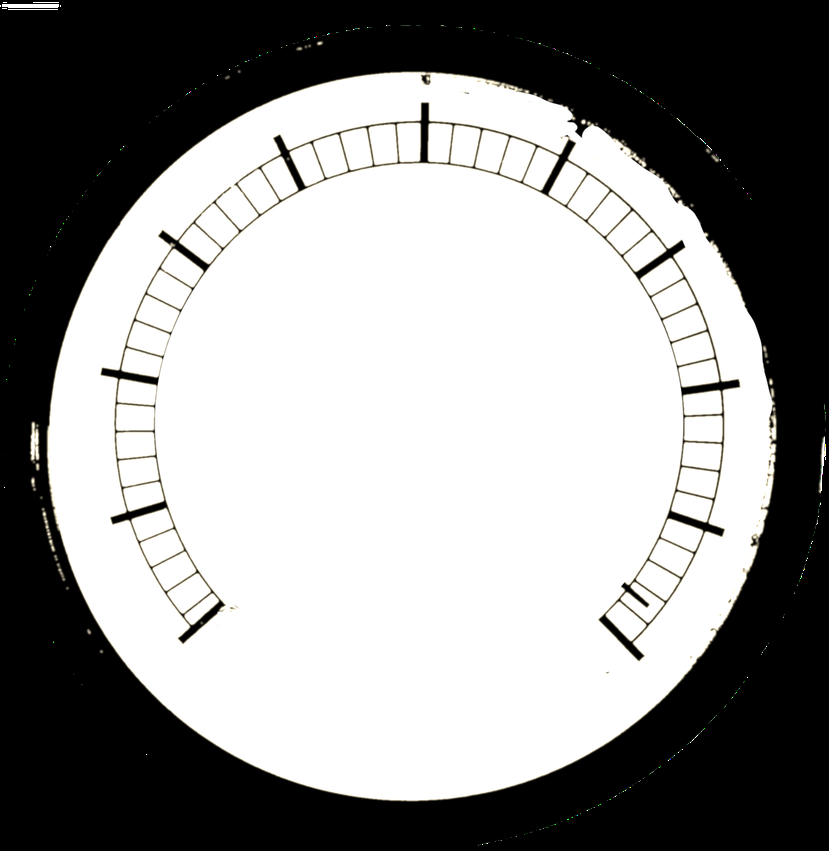
#> input picture data/template_new/template_1のコピー2.png, 829 x 851 px, shrunk from 1814 x 1861 before the run, found by its file name
$ python trimming.py
#> lines starting #> are read from the running program, lines starting #| are printed output that depends on the picture
import cv2
import numpy as np
import os

def phase_correlation_matching(image, template):
    gray_image = cv2.cvtColor(image, cv2.COLOR_BGR2GRAY)
    gray_template = cv2.cvtColor(template, cv2.COLOR_BGR2GRAY)

    # フーリエ変換
    f_image = np.fft.fft2(gray_image)
    f_template = np.fft.fft2(gray_template, s=gray_image.shape)

    # フーリエ変換結果の正規化
    conj_f_template = np.conj(f_template)
    R = (f_image * conj_f_template) / np.abs(f_image * conj_f_template)

    # 逆フーリエ変換
    r = np.fft.ifft2(R)
    r = np.abs(r)

    # 相関ピークの検出
    max_loc = np.unravel_index(np.argmax(r), r.shape)
    max_val = np.max(r)

    # 一致領域のトリミング
    top_left = (max_loc[1], max_loc[0])  # (x, y)
    h, w = gray_template.shape[:2]
    bottom_right = (top_left[0] + w, top_left[1] + h)
    cropped_image = image[top_left[1]:bottom_right[1], top_left[0]:bottom_right[0]]

    return cropped_image, top_left, bottom_right, max_val

def process_images_with_multiple_templates(image, templates, iterations=3):
    best_cropped_image = None
    best_top_left = None
    best_bottom_right = None
    best_val = -np.inf

    for template in templates:
        current_image = image
        for i in range(iterations):
            cropped_image, top_left, bottom_right, max_val = phase_correlation_matching(current_image, template)

            if max_val > best_val:
                best_val = max_val
                best_cropped_image = cropped_image
                best_top_left = top_left
                best_bottom_right = bottom_right

            # 元の画像におけるトリミング領域を計算
            top_left_original = (best_top_left[0], best_top_left[1])
            bottom_right_original = (best_bottom_right[0], best_bottom_right[1])

            # 次のイテレーションのために現在のトリミング画像を更新
            current_image = image[top_left_original[1]:bottom_right_original[1], top_left_original[0]:bottom_right_original[0]]

    return best_cropped_image, best_top_left, best_bottom_right

def main():
    folder_path = '/Users/nagasawa/wrs/data/Origin_data_renamed'
    template_paths = [
        #templateを２値化する
        #cos相関
        #圧力計の中身を切り抜く
        # '/Users/nagasawa/wrs/data/template_image/template_1.png',
        # '/Users/nagasawa/wrs/data/template_image/template_2.png',
        # '/Users/nagasawa/wrs/data/template_image/template_3.png',
        # '/Users/nagasawa/wrs/data/template_image/template_4.png',
        # '/Users/nagasawa/wrs/data/template_image/template_5.png',
        # '/Users/nagasawa/wrs/data/template_image/template_6.png',
        # '/Users/nagasawa/wrs/data/template_image/template_7.png',
        # '/Users/nagasawa/wrs/data/template_image/template_8.png',
        # '/Users/nagasawa/wrs/data/template_image/template_9.png',
        # '/Users/nagasawa/wrs/data/template_image/template_10.png',
        # '/Users/nagasawa/wrs/data/template_image/template_11.png',
        # '/Users/nagasawa/wrs/data/template_image/template_12.png'
        '/Users/nagasawa/wrs/data/template_image/template_1のコピー2.png'
    ]
    result_folder = '/Users/nagasawa/wrs/data/result_trimming_2'

    # 結果フォルダを作成
    os.makedirs(result_folder, exist_ok=True)

    # テンプレート画像の読み込み
    templates = [cv2.imread(template_path, cv2.IMREAD_UNCHANGED) for template_path in template_paths]
#> templates = 1 item
    for i, template in enumerate(templates):
        if template is None:
            print(f"Error: Could not read template from {template_paths[i]}")
            return
        if template.shape[2] == 4:
            templates[i] = cv2.cvtColor(template, cv2.COLOR_BGRA2BGR)
#> this loop made 1 pass

    # フォルダ内のすべての画像を処理
    for filename in os.listdir(folder_path):
        if filename.endswith(".jpg"):
            image_path = os.path.join(folder_path, filename)
            image = cv2.imread(image_path)
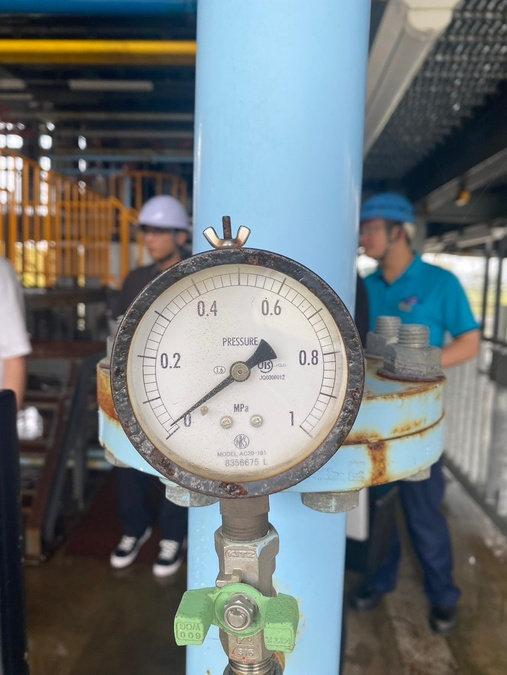
#> input picture data/Origin_data_renamed/test_1.jpg, 507 x 675 px, shrunk from 1108 x 1477 before the run, found by its file name
#> image is the input picture: shape (675, 507, 3); mean B, G, R 119.9, 118.6, 111.2
            if image is None:
                print(f"Error: Could not read image from {image_path}")
                continue

            # イテレーション回数を設定
            iterations = 3  # 必要に応じて回数を変更
            final_cropped_image, top_left, bottom_right = process_images_with_multiple_templates(image, templates, iterations=iterations)
#> the loop in process_images_with_multiple_templates, `for template in templates:` made 1 pass
#> pass 1, in phase_correlation_matching, `gray_image = cv2.cvtColor(image, cv2.COLOR_BGR2GRAY)`:
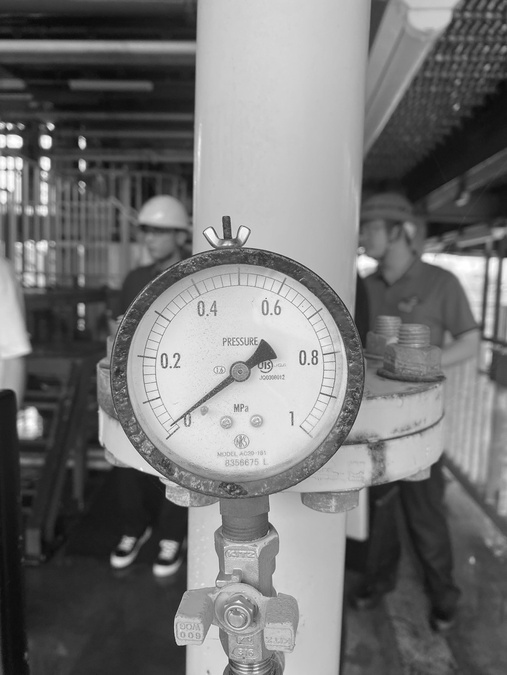
#> gray_image: shape (675, 507); min 10, max 255, mean 116.5
#> pass 1, in phase_correlation_matching, `r = np.abs(r)`:
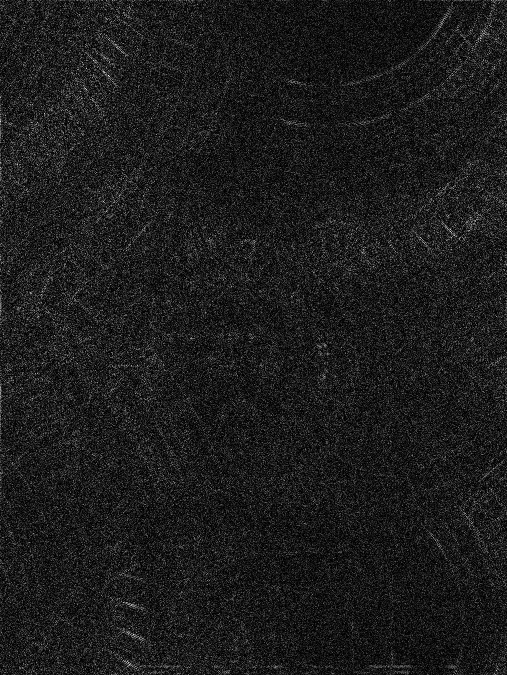
#> r: shape (675, 507) float64; min 4.86e-09, max 0.0119, mean 0.00134; drawn with min black and max white
#> pass 1, in phase_correlation_matching, `cropped_image = image[top_left[1]:bottom_right[1], top_left[0]:bottom_..`:
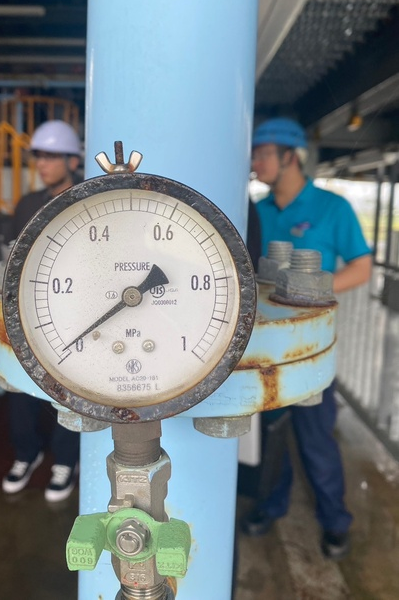
#> cropped_image: shape (600, 399, 3); mean B, G, R 135.1, 131.5, 120.6
#> after the loop in process_images_with_multiple_templates, `for template in templates:`: best_bottom_right = (829, 851); best_top_left = (0, 0); best_val = 0.0124
#> top_left = (0, 0); bottom_right = (829, 851)

            # 結果を保存
            result_path = os.path.join(result_folder, f"{os.path.splitext(filename)[0]}_trimmed.jpg")
            cv2.imwrite(result_path, final_cropped_image)
            print(f"Processed {filename}: Trimmed region from {top_left} to {bottom_right}")
#| Processed test_1.jpg: Trimmed region from (0, 0) to (829, 851)
#> pass 2 of the loop in main, `for filename in os.listdir(folder_path):`:
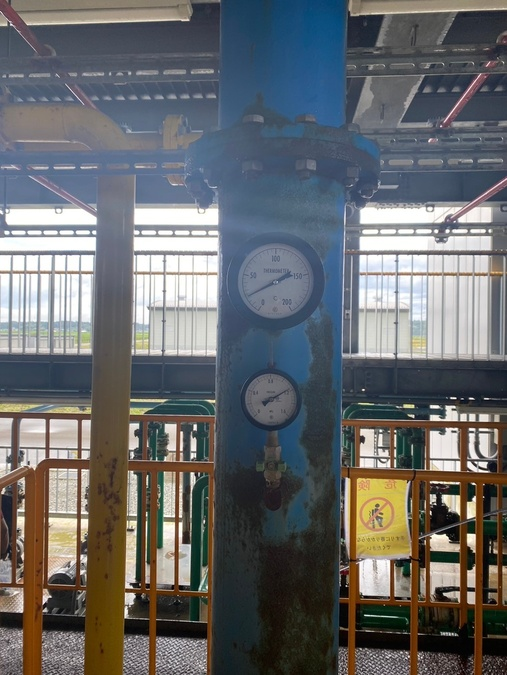
#> input picture data/Origin_data_renamed/test_10.jpg, 507 x 675 px, shrunk from 1108 x 1477 before the run, found by its file name
#> in main, image is the input picture: shape (675, 507, 3); mean B, G, R 106.8, 105.2, 103.4
#> the loop in process_images_with_multiple_templates (call 2), `for template in templates:` made 1 pass
#> pass 1, in phase_correlation_matching (call 5), `gray_image = cv2.cvtColor(image, cv2.COLOR_BGR2GRAY)`:
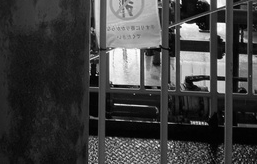
#> gray_image: shape (164, 257); min 0, max 254, mean 63.1
#> after the loop in process_images_with_multiple_templates (call 2), `for template in templates:`:
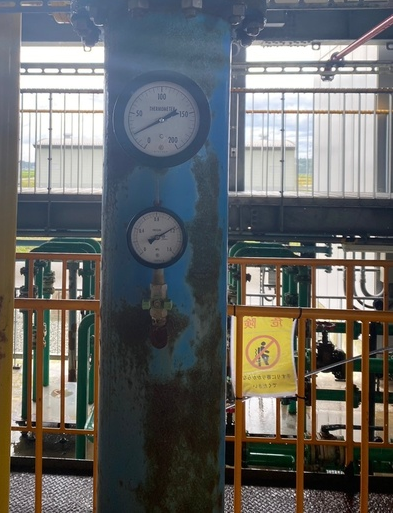
#> current_image: shape (513, 393, 3); mean B, G, R 102.4, 103.7, 103
#> after the loop in process_images_with_multiple_templates (call 2), `for template in templates:`: best_bottom_right = (943, 1013); best_top_left = (114, 162); best_val = 0.0256
#> in main, `final_cropped_image, top_left, bottom_right = process_images_with_mult..`: top_left = (114, 162); bottom_right = (943, 1013)
#| Processed test_10.jpg: Trimmed region from (114, 162) to (943, 1013)
#> pass 3 of the loop in main, `for filename in os.listdir(folder_path):`:
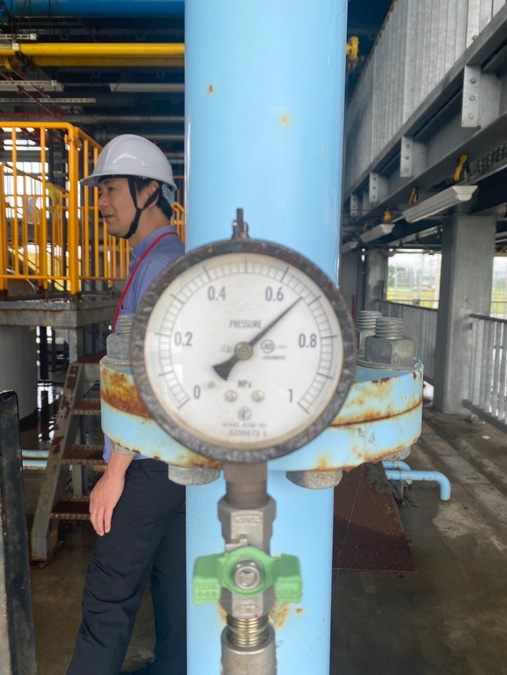
#> input picture data/Origin_data_renamed/test_11.jpg, 507 x 675 px, shrunk from 1108 x 1477 before the run, found by its file name
#> in main, image is the input picture: shape (675, 507, 3); mean B, G, R 119.2, 120.2, 112.7
#> the loop in process_images_with_multiple_templates (call 3), `for template in templates:` made 1 pass
#> pass 1, in phase_correlation_matching (call 7), `r = np.abs(r)`:
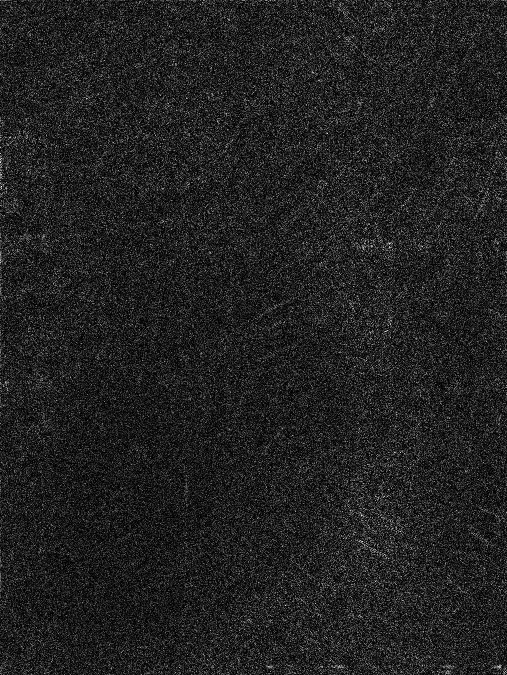
#> r: shape (675, 507) float64; min 1.19e-10, max 0.0101, mean 0.00135; drawn with min black and max white
#> after the loop in process_images_with_multiple_templates (call 3), `for template in templates:`:
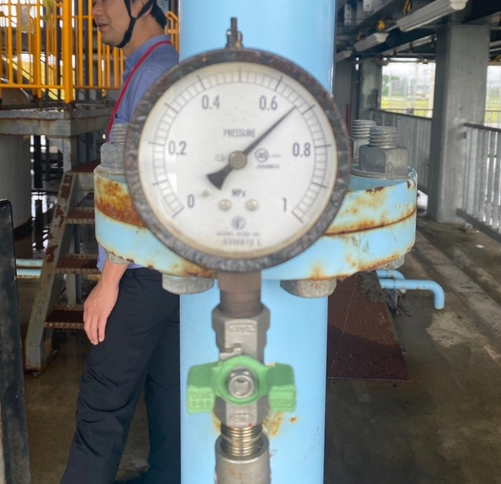
#> current_image: shape (484, 501, 3); mean B, G, R 114.5, 118.1, 114.9
#> after the loop in process_images_with_multiple_templates (call 3), `for template in templates:`: best_bottom_right = (835, 1042); best_cropped_image = [[46, 64, 71], [49, 67, 74], [45, 63, 70], [46, 64, 71]]; best_top_left = (6, 191); best_val = 0.163
#> in main, `final_cropped_image, top_left, bottom_right = process_images_with_mult..`: final_cropped_image has the same summary as best_cropped_image in process_images_with_multiple_templates; top_left = (6, 191); bottom_right = (835, 1042)
#| Processed test_11.jpg: Trimmed region from (6, 191) to (835, 1042)

if __name__ == "__main__":
    main()
